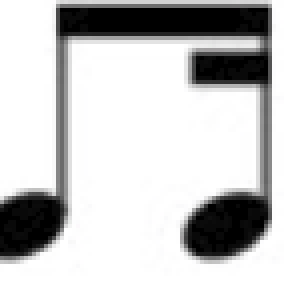
#> input picture StaffRemoval/beam/h16.png, 72 x 76 px, found by its file name (shown 4 times larger)
$ python horizontalLineDetection.py
#> lines starting #> are read from the running program, lines starting #| are printed output that depends on the picture; after the words box and inside, x2 and y2 are one past the last pixel; in counts of white or black regions, pixels touching at a corner belong together
### commonfunctions.py


import skimage.io as io
import matplotlib.pyplot as plt
import numpy as np
from skimage.exposure import histogram
from matplotlib.pyplot import bar
from skimage.color import rgb2gray,rgb2hsv

# Convolution:
from scipy.signal import convolve2d
from scipy import fftpack
import math

from skimage.util import random_noise
from skimage.filters import median
from skimage.feature import canny

from mpl_toolkits.mplot3d import Axes3D  # noqa: F401 unused import

import matplotlib.pyplot as plt
from matplotlib import cm
from matplotlib.ticker import LinearLocator, FormatStrFormatter
import numpy as np
#import cv2

# Show the figures / plots inside the notebook
def show_images(images,titles=None):
    #This function is used to show image(s) with titles by sending an array of images and an array of associated titles.
    #images[0] will be drawn with the title titles[0] if exists
    #You aren't required to understand this function, use it as-is.
    n_ims = len(images)
    if titles is None: titles = ['(%d)' % i for i in range(1,n_ims + 1)]
    fig = plt.figure()
    n = 1
    for image,title in zip(images,titles):
        a = fig.add_subplot(1,n_ims,n)
        if image.ndim == 2:
            plt.gray()
        plt.imshow(image)
        a.set_title(title)
        plt.axis('off')
        n += 1
    fig.set_size_inches(np.array(fig.get_size_inches()) * n_ims)
    plt.show()


# [7 lines left out: function showHist, not called in this run]

### FeaturesExtraction/horizontalLineDetection.py

import cv2
import numpy as np
from commonfunctions import *
from skimage.morphology import skeletonize


'''
@gray: the gray scale image with the symbol white and the background black
@flag: true if there is vertical lines , flase if there is no verticl lines
@Y: list has all the y coordinates (rows) of the horizontal lines
@horizontalLines: list containing the start point and end point of the detected horizontal lines
'''

def getHorizontalLines(gray):
    threshold = 100
    maxLineGap = 1
    minLineLength = 1

    print("thresholding image ...")
    thresholdedIMG = np.zeros(gray.shape)
    skelImg = np.zeros(gray.shape,dtype=np.uint8)


    print("skeltonizing image")
    thresholdedIMG[gray>threshold] = 1
    thresholdedIMG[gray<threshold] = 0
    thresholdedIMG = skeletonize(thresholdedIMG)
    skelImg[thresholdedIMG == True] = 255
    skelImg[thresholdedIMG == False] = 0


    lines = cv2.HoughLinesP(skelImg,1,np.pi/180,10,minLineLength=minLineLength,maxLineGap=maxLineGap)

    Y=[]
    horizontalLines = []
    empty = False

    try:
        if not len(lines) :
            lines = np.array([])
    except Exception as e:
            empty = True
            return False,Y,horizontalLines

    if(not(empty) and lines.shape):
        for x in range(0, len(lines)):
            for x1,y1,x2,y2 in lines[x]:
                flag = Y.index(y1) if y1 in Y else -1
                if(y1==y2 and flag==-1):
                    Y.append(y1)
                    horizontalLines.append([x1,y1,x2,y2])
                if(y1 == y2 and flag!=-1):
                    nx1,ny1,nx2,ny2 = horizontalLines[flag]
                    newx1 = min(x1,nx1)
                    newx2 = max(x2,nx2)
                    horizontalLines[flag]=[newx1,y1,newx2,y2]

    return True,Y,horizontalLines,skelImg


print("reading image ...")
img = cv2.imread('images/beam/h16.png')
#> img is the input picture: shape (76, 72, 3); mean B, G, R 199, 199, 199

print("converting to gray scale ...")
gray = cv2.cvtColor(img,cv2.COLOR_BGR2GRAY)
gray = 255-gray
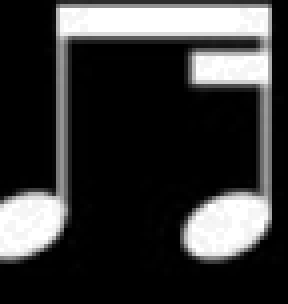
#> gray: shape (76, 72) (shown 4 times larger); min 0, max 255, mean 56


rows,cols = gray.shape
#> rows = 76; cols = 72
binary = np.zeros((rows,cols)).astype('uint8')
removed = np.zeros((rows,cols)).astype('uint8')

flag,Ycoordinates,horizontalLines,skelImg = getHorizontalLines(gray)
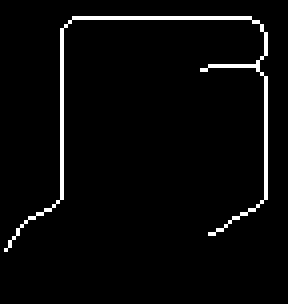
#> skelImg: shape (76, 72) (shown 4 times larger); 3.3% white in thin lines or dots, all inside (x1, y1, x2, y2) = (1, 4, 67, 63)
#> flag = True; Ycoordinates = [4, 17, 16]; horizontalLines = [[18, 4, 62, 4], [50, 17, 51, 17], [52, 16, 61, 16]]
removed = np.copy(skelImg)
if(flag == True):
    for x in range(0,len(horizontalLines)):
        x1,y1,x2,y2 = horizontalLines[x]
        cv2.line(binary,(x1,y1),(x2,y2),255,2)
        cv2.line(removed,(x1,y1),(x2,y2),0,4)
#> this loop made 3 passes
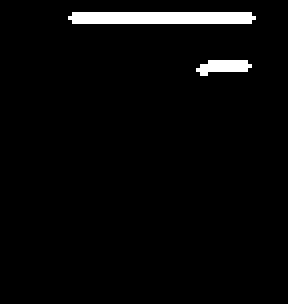
#> binary: shape (76, 72) (shown 4 times larger); 3.2% white; 2 white regions, box (x1, y1, x2, y2) and area: (17, 3, 64, 6) 137, (49, 15, 63, 19) 38
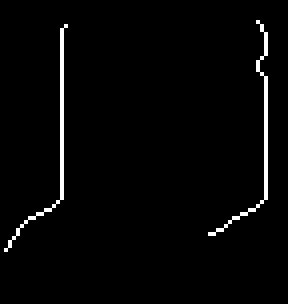
#> removed: shape (76, 72) (shown 4 times larger); 2.2% white in thin lines or dots, all inside (x1, y1, x2, y2) = (1, 5, 67, 63)


show_images([img,gray,skelImg,binary,removed],["original image","gray","skel","horizontalLines","horizontal lines removed"])
#> in show_images, `n_ims = len(images)`: n_ims = 5
#> the loop in show_images, `for image,title in zip(images,titles):` made 5 passes
#> title on passes 1 to 5: 'original image', 'gray', 'skel', 'horizontalLines', 'horizontal lines removed'
#> after the loop in show_images, `for image,title in zip(images,titles):`: n = 6

$ run again, with StaffRemoval/beam/h12.png copied over StaffRemoval/beam/h16.png
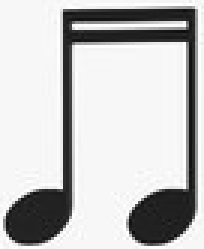
#> input picture StaffRemoval/beam/h12.png, 68 x 83 px, found by its file name (shown 3 times larger)
#> img is the input picture: shape (83, 68, 3); min 11, max 255, mean 195.4
#> `flag,Ycoordinates,horizontalLines,skelImg = getHorizontalLines(gray)`:
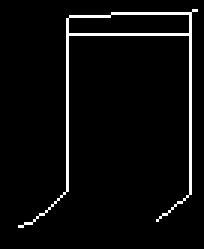
#> skelImg: shape (83, 68) (shown 3 times larger); 4% white in thin lines or dots, all inside (x1, y1, x2, y2) = (6, 3, 66, 76)
#> flag = True; Ycoordinates = [11, 4, 5]; horizontalLines = [[23, 11, 62, 11], [37, 4, 61, 4], [23, 5, 36, 5]]
#> the loop `for x in range(0,len(horizontalLines)):` made 3 passes
#> after the loop `for x in range(0,len(horizontalLines)):`:
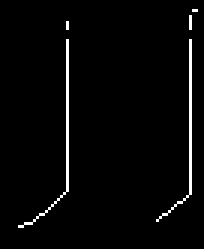
#> removed: shape (83, 68) (shown 3 times larger); 2.5% white in thin lines or dots, all inside (x1, y1, x2, y2) = (6, 3, 66, 76)
#> n_ims = 5
#> the loop in show_images, `for image,title in zip(images,titles):` made 5 passes
#> title on passes 1 to 5: 'original image', 'gray', 'skel', 'horizontalLines', 'horizontal lines removed'
#> after the loop in show_images, `for image,title in zip(images,titles):`: n = 6

$ run again, with StaffRemoval/beam/h20.png copied over StaffRemoval/beam/h16.png
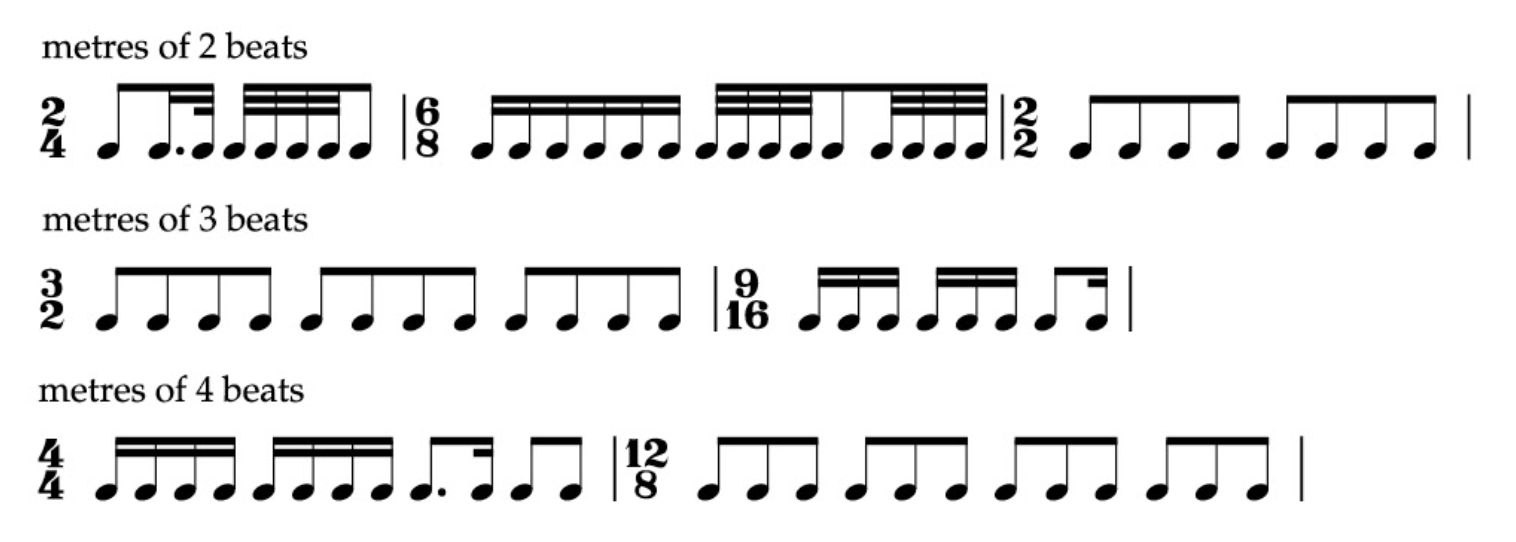
#> input picture StaffRemoval/beam/h20.png, 1516 x 542 px, found by its file name
#> img is the input picture: shape (542, 1516, 3); mean B, G, R 233.9, 233.9, 233.9
#> `flag,Ycoordinates,horizontalLines,skelImg = getHorizontalLines(gray)`:
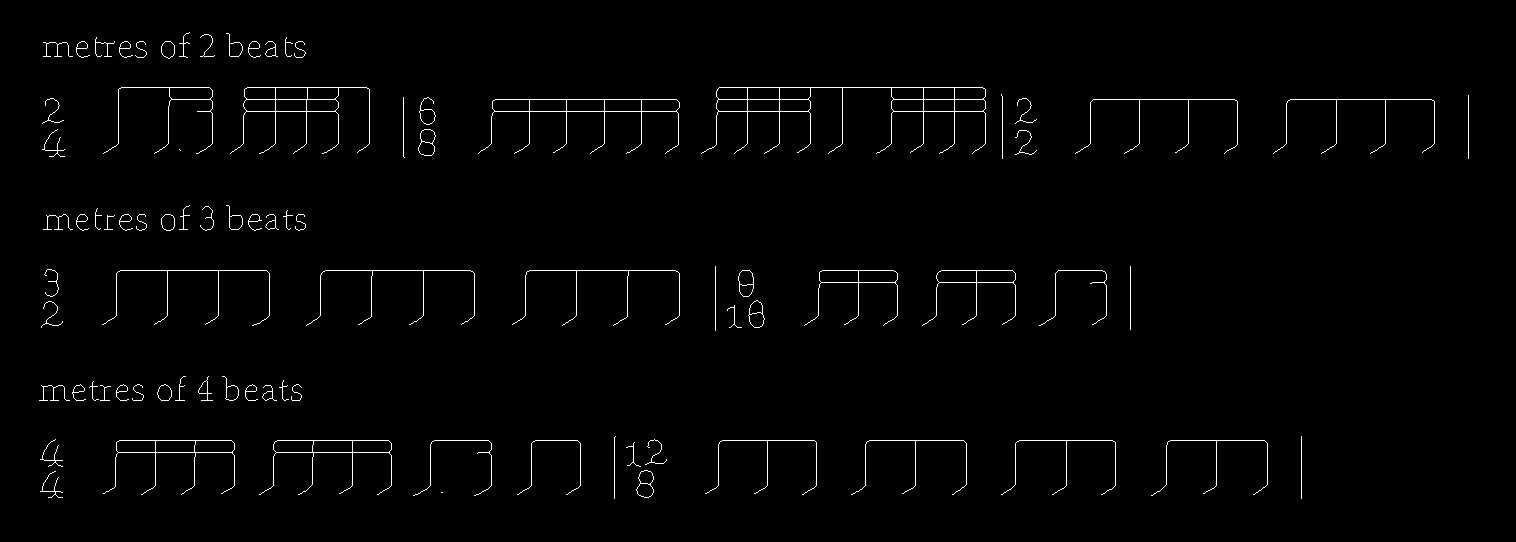
#> skelImg: shape (542, 1516); 1.4% white in thin lines or dots, all inside (x1, y1, x2, y2) = (39, 32, 1469, 499)
#> flag = True; Ycoordinates = 79 values, max 497 at index 33, min 41 at index 47, mean 270.8; horizontalLines = 79 items, first 6: [172, 99, 1431, 99], [119, 440, 1264, 440], [125, 87, 982, 87], [128, 270, 1093, 270], [197, 111, 976, 111], [884, 282, 1104, 282]
#> the loop `for x in range(0,len(horizontalLines)):` made 79 passes
#> after the loop `for x in range(0,len(horizontalLines)):`:
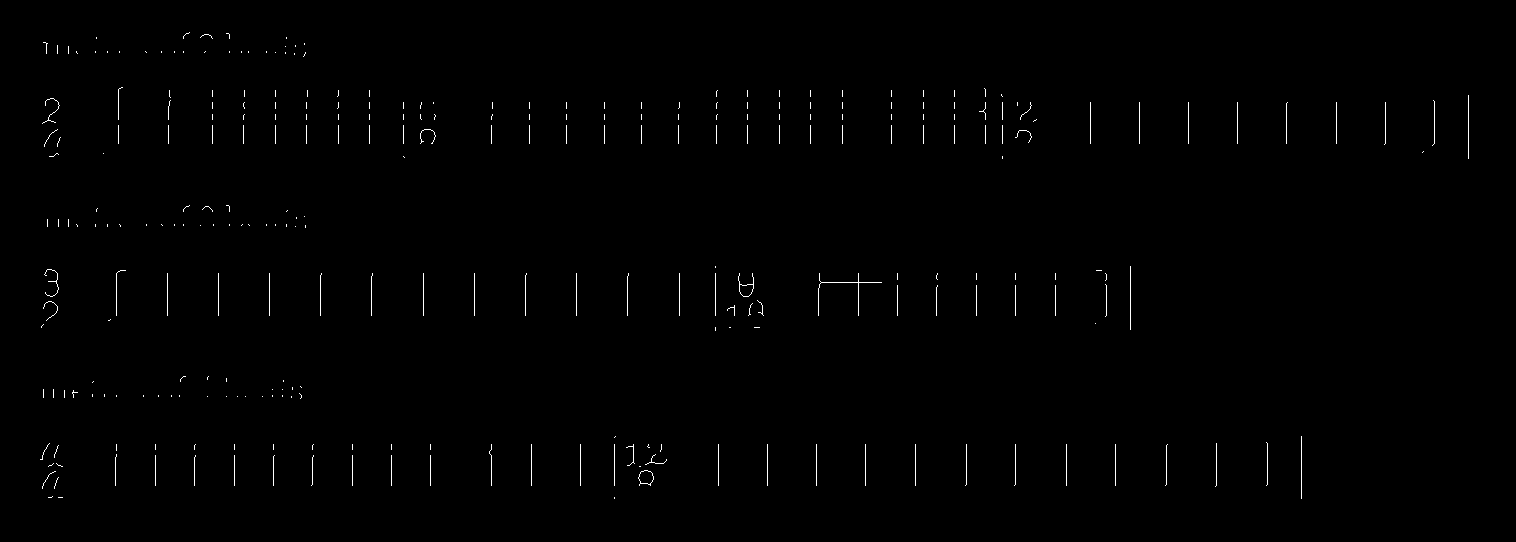
#> removed: shape (542, 1516); 0.54% white in thin lines or dots, all inside (x1, y1, x2, y2) = (40, 32, 1469, 499)
#> n_ims = 5
#> the loop in show_images, `for image,title in zip(images,titles):` made 5 passes
#> title on passes 1 to 5: 'original image', 'gray', 'skel', 'horizontalLines', 'horizontal lines removed'
#> after the loop in show_images, `for image,title in zip(images,titles):`: n = 6

$ run again, with StaffRemoval/beam/h7.png copied over StaffRemoval/beam/h16.png
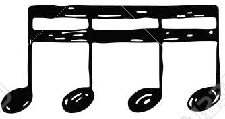
#> input picture StaffRemoval/beam/h7.png, 225 x 119 px, found by its file name
#> img is the input picture: shape (119, 225, 3); mean B, G, R 183.8, 183.8, 183.9
#> `flag,Ycoordinates,horizontalLines,skelImg = getHorizontalLines(gray)`:
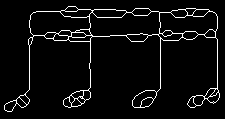
#> skelImg: shape (119, 225); 5.1% white in thin lines or dots, all inside (x1, y1, x2, y2) = (4, 6, 220, 112)
#> flag = True; Ycoordinates = 39 values, max 111 at index 34, min 6 at index 17, mean 59.59; horizontalLines = 39 items, first 6: [127, 34, 204, 34], [68, 36, 166, 36], [72, 37, 215, 37], [33, 35, 126, 35], [79, 96, 212, 96], [135, 8, 195, 8]
#> the loop `for x in range(0,len(horizontalLines)):` made 39 passes
#> after the loop `for x in range(0,len(horizontalLines)):`:
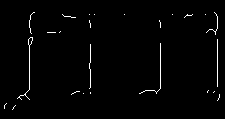
#> removed: shape (119, 225); 1.5% white in thin lines or dots, all inside (x1, y1, x2, y2) = (4, 12, 220, 110)
#> n_ims = 5
#> the loop in show_images, `for image,title in zip(images,titles):` made 5 passes
#> title on passes 1 to 5: 'original image', 'gray', 'skel', 'horizontalLines', 'horizontal lines removed'
#> after the loop in show_images, `for image,title in zip(images,titles):`: n = 6
